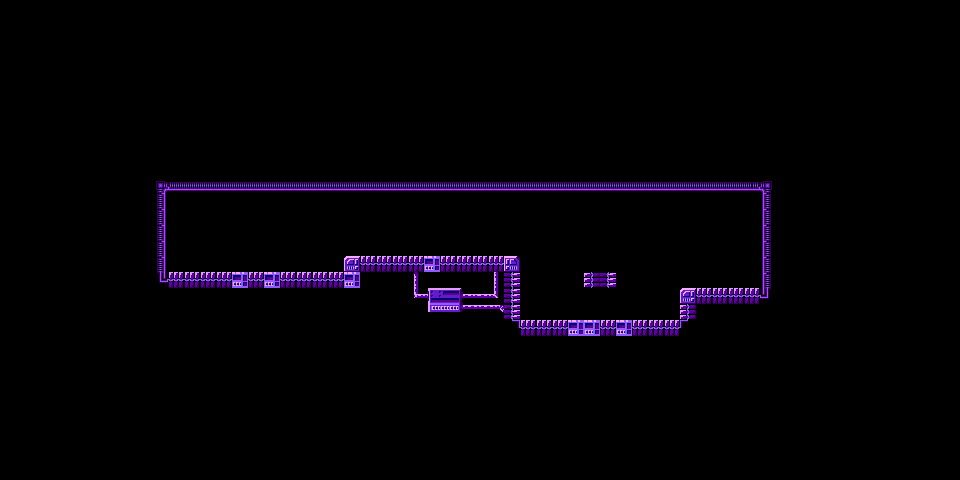

Rendered tile map (Tiled .tmx) drawn with the repository's tilesets; below, a short description and the map source with its tile grids summarised:
An orthogonal 120x60 tile map with 8x8 px tiles, 1 tile layer (Tile Layer 1) and 1 object (Player).

<map version="1.2" tiledversion="1.3.2" orientation="orthogonal" renderorder="right-down" compressionlevel="0" width="120" height="60" tilewidth="8" tileheight="8" infinite="0" nextlayerid="3" nextobjectid="2">
 <editorsettings>
  <export target="../../resources/levels/level.json" format="deathfloor-export" />
 </editorsettings>
 <tileset firstgid="1" source="../tsx/testtiles1.tsx" />
 <layer id="1" name="Tile Layer 1" width="120" height="60">
  <properties>
   <property name="z" type="float" value="0.9" />
  </properties>
  <data>[7200 cells, 440 non-empty, 104 distinct tile ids]</data>
 </layer>
 <objectgroup id="2" name="player">
  <properties>
   <property name="z" type="float" value="1" />
  </properties>
  <object id="1" name="Player" type="Player" x="184" y="256" width="8" height="8" />
 </objectgroup>
</map>
